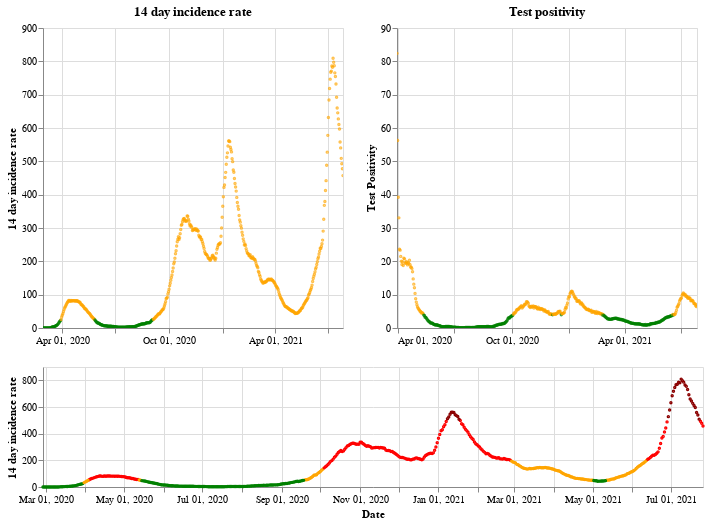

Notebook code cell kept with this figure:
### Markdown cell above
## Scotland

### Code cell
plot_traffic_light('Scotland')

### Figure 1 — Vega-Lite specification as saved in the notebook (floating-point values rounded to 4 significant figures; data arrays with more than 128 entries replaced by an {"elided": "..."} marker saying what was removed)
{"config": {"view": {"continuousWidth": 400, "continuousHeight": 300}}, "vconcat": [{"hconcat": [{"mark": {"type": "point", "size": 2}, "encoding": {"color": {"condition": {"value": "green", "test": "(datum.twoWeeklyCasesRate <= 25)"}, "value": "orange"}, "tooltip": [{"type": "nominal", "field": "areaName"}, {"type": "temporal", "field": "date"}, {"type": "quantitative", "field": "twoWeeklyCasesRate"}, {"type": "quantitative", "field": "testPositivity"}], "x": {"type": "temporal", "axis": {"title": ""}, "field": "date", "scale": {"domain": {"selection": "DateBrush"}}, "timeUnit": "yearmonthdate"}, "y": {"type": "quantitative", "axis": {"title": "14 day incidence rate"}, "field": "twoWeeklyCasesRate"}}, "title": "14 day incidence rate", "width": 300}, {"mark": {"type": "point", "size": 2}, "encoding": {"color": {"condition": {"value": "green", "test": "(datum.testPositivity <= 4)"}, "value": "orange"}, "tooltip": [{"type": "nominal", "field": "areaName"}, {"type": "temporal", "field": "date"}, {"type": "quantitative", "field": "twoWeeklyCasesRate"}, {"type": "quantitative", "field": "testPositivity"}], "x": {"type": "temporal", "axis": {"title": ""}, "field": "date", "scale": {"domain": {"selection": "DateBrush"}}, "timeUnit": "yearmonthdate"}, "y": {"type": "quantitative", "axis": {"title": "Test Positivity"}, "field": "testPositivity"}}, "title": "Test positivity", "width": 300}]}, {"layer": [{"mark": {"type": "point", "size": 2}, "encoding": {"color": {"condition": {"value": "orange", "test": "(((datum.testPositivity < 4) && (datum.twoWeeklyCasesRate >= 50)) && (datum.twoWeeklyCasesRate < 200))"}, "value": "red"}, "opacity": {"condition": {"value": 1, "test": "((datum.twoWeeklyCasesRate >= 50) && (datum.twoWeeklyCasesRate < 500))"}, "value": 0}, "tooltip": [{"type": "nominal", "field": "areaName"}, {"type": "temporal", "field": "date"}, {"type": "quantitative", "field": "twoWeeklyCasesRate"}, {"type": "quantitative", "field": "testPositivity"}], "x": {"type": "temporal", "axis": {"title": "Date"}, "field": "date", "timeUnit": "yearmonthdate"}, "y": {"type": "quantitative", "axis": {"title": "14 day incidence rate"}, "field": "twoWeeklyCasesRate"}}, "selection": {"DateBrush": {"type": "interval", "encodings": ["x"], "fields": ["Time"]}}}, {"mark": {"type": "point", "size": 2}, "encoding": {"color": {"value": "darkred"}, "opacity": {"condition": {"value": 1, "test": "(datum.twoWeeklyCasesRate >= 500)"}, "value": 0}, "tooltip": [{"type": "nominal", "field": "areaName"}, {"type": "temporal", "field": "date"}, {"type": "quantitative", "field": "twoWeeklyCasesRate"}, {"type": "quantitative", "field": "testPositivity"}], "x": {"type": "temporal", "axis": {"title": "Date"}, "field": "date", "timeUnit": "yearmonthdate"}, "y": {"type": "quantitative", "axis": {"title": "14 day incidence rate"}, "field": "twoWeeklyCasesRate"}}}, {"mark": {"type": "point", "size": 2}, "encoding": {"color": {"condition": {"value": "green", "test": "((datum.testPositivity < 4) && (datum.twoWeeklyCasesRate < 50))"}, "value": "orange"}, "opacity": {"condition": {"value": 1, "test": "(datum.twoWeeklyCasesRate < 50)"}, "value": 0}, "tooltip": [{"type": "nominal", "field": "areaName"}, {"type": "temporal", "field": "date"}, {"type": "quantitative", "field": "twoWeeklyCasesRate"}, {"type": "quantitative", "field": "testPositivity"}], "x": {"type": "temporal", "axis": {"title": "Date"}, "field": "date", "timeUnit": "yearmonthdate"}, "y": {"type": "quantitative", "axis": {"title": "14 day incidence rate"}, "field": "twoWeeklyCasesRate"}}}], "height": 120, "width": 660}], "data": {"name": "data-56e66e91f671cafd33da37c9d42f1e65"}, "$schema": "https://vega.github.io/schema/vega-lite/v4.8.1.json", "datasets": {"data-56e66e91f671cafd33da37c9d42f1e65": {"elided": "515 records"}}}
